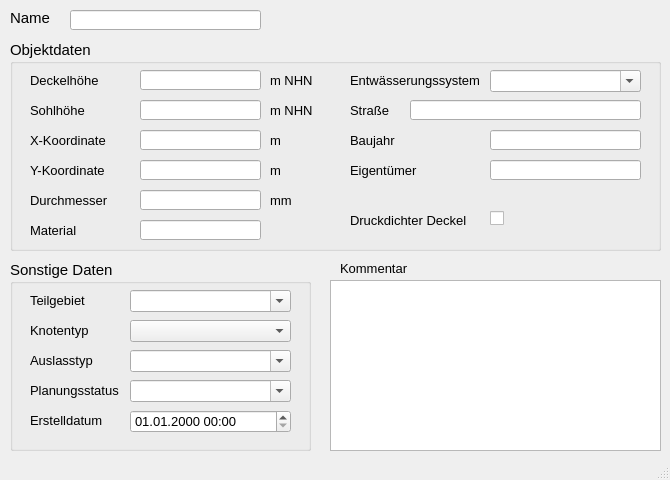
<?xml version="1.0" encoding="UTF-8"?>
<ui version="4.0">
 <class>MainWindow</class>
 <widget class="QMainWindow" name="MainWindow">
  <property name="enabled">
   <bool>true</bool>
  </property>
  <property name="geometry">
   <rect>
    <x>0</x>
    <y>0</y>
    <width>670</width>
    <height>480</height>
   </rect>
  </property>
  <property name="minimumSize">
   <size>
    <width>670</width>
    <height>480</height>
   </size>
  </property>
  <property name="font">
   <font>
    <family>Tahoma</family>
    <pointsize>10</pointsize>
   </font>
  </property>
  <property name="windowTitle">
   <string>Auslass</string>
  </property>
  <widget class="QWidget" name="centralwidget">
   <widget class="QLabel" name="label">
    <property name="geometry">
     <rect>
      <x>10</x>
      <y>10</y>
      <width>46</width>
      <height>16</height>
     </rect>
    </property>
    <property name="font">
     <font>
      <family>Tahoma</family>
      <pointsize>11</pointsize>
     </font>
    </property>
    <property name="text">
     <string>Name</string>
    </property>
   </widget>
   <widget class="QLabel" name="label_14">
    <property name="geometry">
     <rect>
      <x>340</x>
      <y>260</y>
      <width>81</width>
      <height>16</height>
     </rect>
    </property>
    <property name="font">
     <font>
      <family>Tahoma</family>
      <pointsize>10</pointsize>
     </font>
    </property>
    <property name="text">
     <string>Kommentar</string>
    </property>
   </widget>
   <widget class="QTextEdit" name="kommentar">
    <property name="geometry">
     <rect>
      <x>330</x>
      <y>280</y>
      <width>331</width>
      <height>171</height>
     </rect>
    </property>
    <property name="minimumSize">
     <size>
      <width>0</width>
      <height>0</height>
     </size>
    </property>
    <property name="font">
     <font>
      <family>Tahoma</family>
      <pointsize>10</pointsize>
     </font>
    </property>
    <property name="toolTip">
     <string>&lt;html&gt;&lt;head/&gt;&lt;body&gt;&lt;p&gt;Platz für zusätzliche Kommentare.&lt;/p&gt;&lt;/body&gt;&lt;/html&gt;</string>
    </property>
    <property name="statusTip">
     <string>Platz für zusätzliche Kommentare.</string>
    </property>
   </widget>
   <widget class="QLineEdit" name="schnam">
    <property name="geometry">
     <rect>
      <x>70</x>
      <y>10</y>
      <width>191</width>
      <height>20</height>
     </rect>
    </property>
    <property name="font">
     <font>
      <family>Tahoma</family>
      <pointsize>11</pointsize>
     </font>
    </property>
    <property name="toolTip">
     <string>&lt;html&gt;&lt;head/&gt;&lt;body&gt;&lt;p&gt;Eindeutige Bezeichnung&lt;/p&gt;&lt;/body&gt;&lt;/html&gt;</string>
    </property>
    <property name="statusTip">
     <string>Eindeutige Bezeichnung</string>
    </property>
   </widget>
   <widget class="QGroupBox" name="groupBox_3">
    <property name="geometry">
     <rect>
      <x>10</x>
      <y>260</y>
      <width>301</width>
      <height>191</height>
     </rect>
    </property>
    <property name="font">
     <font>
      <family>Tahoma</family>
      <pointsize>11</pointsize>
     </font>
    </property>
    <property name="title">
     <string>Sonstige Daten</string>
    </property>
    <widget class="QLabel" name="label_15">
     <property name="geometry">
      <rect>
       <x>20</x>
       <y>30</y>
       <width>101</width>
       <height>20</height>
      </rect>
     </property>
     <property name="font">
      <font>
       <family>Tahoma</family>
       <pointsize>10</pointsize>
      </font>
     </property>
     <property name="text">
      <string>Teilgebiet</string>
     </property>
     <property name="buddy">
      <cstring>simstatus</cstring>
     </property>
    </widget>
    <widget class="QLabel" name="label_16">
     <property name="geometry">
      <rect>
       <x>20</x>
       <y>120</y>
       <width>101</width>
       <height>21</height>
      </rect>
     </property>
     <property name="font">
      <font>
       <family>Tahoma</family>
       <pointsize>10</pointsize>
      </font>
     </property>
     <property name="text">
      <string>Planungsstatus</string>
     </property>
     <property name="buddy">
      <cstring>simstatus</cstring>
     </property>
    </widget>
    <widget class="QLabel" name="label_71">
     <property name="geometry">
      <rect>
       <x>20</x>
       <y>150</y>
       <width>101</width>
       <height>21</height>
      </rect>
     </property>
     <property name="font">
      <font>
       <family>Tahoma</family>
       <pointsize>10</pointsize>
      </font>
     </property>
     <property name="text">
      <string>Erstelldatum</string>
     </property>
    </widget>
    <widget class="QComboBox" name="teilgebiet">
     <property name="geometry">
      <rect>
       <x>120</x>
       <y>30</y>
       <width>161</width>
       <height>22</height>
      </rect>
     </property>
     <property name="font">
      <font>
       <family>Tahoma</family>
       <pointsize>10</pointsize>
      </font>
     </property>
     <property name="toolTip">
      <string>&lt;html&gt;&lt;head/&gt;&lt;body&gt;&lt;p&gt;zur Zuordnung auf ein selbstständig festgelegtes Teilgebiet&lt;/p&gt;&lt;/body&gt;&lt;/html&gt;</string>
     </property>
     <property name="statusTip">
      <string>zur Zuordnung auf ein selbstständig festgelegtes Teilgebiet</string>
     </property>
     <property name="editable">
      <bool>true</bool>
     </property>
    </widget>
    <widget class="QComboBox" name="simstatus">
     <property name="enabled">
      <bool>true</bool>
     </property>
     <property name="geometry">
      <rect>
       <x>120</x>
       <y>120</y>
       <width>161</width>
       <height>22</height>
      </rect>
     </property>
     <property name="font">
      <font>
       <family>Tahoma</family>
       <pointsize>10</pointsize>
      </font>
     </property>
     <property name="toolTip">
      <string>&lt;html&gt;&lt;head/&gt;&lt;body&gt;&lt;p&gt;aktueller Status (z.B. vorhanden, in Planung etc.)&lt;/p&gt;&lt;/body&gt;&lt;/html&gt;</string>
     </property>
     <property name="statusTip">
      <string>aktueller Status (z.B. vorhanden, in Planung etc.)</string>
     </property>
     <property name="editable">
      <bool>true</bool>
     </property>
    </widget>
    <widget class="QgsDateTimeEdit" name="createdat">
     <property name="geometry">
      <rect>
       <x>120</x>
       <y>150</y>
       <width>161</width>
       <height>23</height>
      </rect>
     </property>
     <property name="font">
      <font>
       <family>Tahoma</family>
       <pointsize>10</pointsize>
      </font>
     </property>
     <property name="currentSection">
      <enum>QDateTimeEdit::DaySection</enum>
     </property>
     <property name="displayFormat">
      <string>dd.MM.yyyy HH:mm</string>
     </property>
    </widget>
    <widget class="QLabel" name="label_26">
     <property name="geometry">
      <rect>
       <x>20</x>
       <y>60</y>
       <width>101</width>
       <height>20</height>
      </rect>
     </property>
     <property name="font">
      <font>
       <family>Tahoma</family>
       <pointsize>10</pointsize>
      </font>
     </property>
     <property name="text">
      <string>Knotentyp</string>
     </property>
     <property name="buddy">
      <cstring>simstatus</cstring>
     </property>
    </widget>
    <widget class="QComboBox" name="knotentyp">
     <property name="geometry">
      <rect>
       <x>120</x>
       <y>60</y>
       <width>161</width>
       <height>22</height>
      </rect>
     </property>
     <property name="toolTip">
      <string>&lt;html&gt;&lt;head/&gt;&lt;body&gt;&lt;p&gt;Besondere Lage im Kanalnetz z.B. Anfangsschacht&lt;/p&gt;&lt;/body&gt;&lt;/html&gt;</string>
     </property>
     <property name="statusTip">
      <string>Besondere Lage im Kanalnetz z.B. Anfangsschacht</string>
     </property>
    </widget>
    <widget class="QComboBox" name="auslasstyp">
     <property name="geometry">
      <rect>
       <x>120</x>
       <y>90</y>
       <width>161</width>
       <height>22</height>
      </rect>
     </property>
     <property name="font">
      <font>
       <family>Tahoma</family>
       <pointsize>10</pointsize>
      </font>
     </property>
     <property name="toolTip">
      <string>&lt;html&gt;&lt;head/&gt;&lt;body&gt;&lt;p&gt;Auslasstyp gem. HYSTEM-EXTRAN (z.B.: Frei, Normal, Konstant etc.)&lt;/p&gt;&lt;/body&gt;&lt;/html&gt;</string>
     </property>
     <property name="statusTip">
      <string>Auslasstyp gem. HYSTEM-EXTRAN (z.B.: Frei, Normal, Konstant etc.)</string>
     </property>
     <property name="editable">
      <bool>true</bool>
     </property>
    </widget>
    <widget class="QLabel" name="label_40">
     <property name="geometry">
      <rect>
       <x>20</x>
       <y>90</y>
       <width>91</width>
       <height>21</height>
      </rect>
     </property>
     <property name="font">
      <font>
       <family>Tahoma</family>
       <pointsize>10</pointsize>
      </font>
     </property>
     <property name="text">
      <string>Auslasstyp</string>
     </property>
    </widget>
   </widget>
   <widget class="QGroupBox" name="groupBox_2">
    <property name="geometry">
     <rect>
      <x>10</x>
      <y>40</y>
      <width>651</width>
      <height>211</height>
     </rect>
    </property>
    <property name="font">
     <font>
      <family>Tahoma</family>
      <pointsize>11</pointsize>
     </font>
    </property>
    <property name="title">
     <string>Objektdaten</string>
    </property>
    <widget class="QLabel" name="label_4">
     <property name="geometry">
      <rect>
       <x>20</x>
       <y>60</y>
       <width>81</width>
       <height>21</height>
      </rect>
     </property>
     <property name="font">
      <font>
       <family>Tahoma</family>
       <pointsize>10</pointsize>
      </font>
     </property>
     <property name="text">
      <string>Sohlhöhe</string>
     </property>
    </widget>
    <widget class="QLabel" name="label_13">
     <property name="geometry">
      <rect>
       <x>260</x>
       <y>90</y>
       <width>41</width>
       <height>21</height>
      </rect>
     </property>
     <property name="font">
      <font>
       <family>Tahoma</family>
       <pointsize>10</pointsize>
      </font>
     </property>
     <property name="text">
      <string>m</string>
     </property>
    </widget>
    <widget class="QLabel" name="label_17">
     <property name="geometry">
      <rect>
       <x>20</x>
       <y>30</y>
       <width>81</width>
       <height>21</height>
      </rect>
     </property>
     <property name="font">
      <font>
       <family>Tahoma</family>
       <pointsize>10</pointsize>
      </font>
     </property>
     <property name="text">
      <string>Deckelhöhe</string>
     </property>
    </widget>
    <widget class="QLabel" name="label_18">
     <property name="geometry">
      <rect>
       <x>260</x>
       <y>120</y>
       <width>41</width>
       <height>21</height>
      </rect>
     </property>
     <property name="font">
      <font>
       <family>Tahoma</family>
       <pointsize>10</pointsize>
      </font>
     </property>
     <property name="text">
      <string>m</string>
     </property>
    </widget>
    <widget class="QLabel" name="label_19">
     <property name="geometry">
      <rect>
       <x>20</x>
       <y>120</y>
       <width>81</width>
       <height>21</height>
      </rect>
     </property>
     <property name="font">
      <font>
       <family>Tahoma</family>
       <pointsize>10</pointsize>
      </font>
     </property>
     <property name="text">
      <string>Y-Koordinate</string>
     </property>
    </widget>
    <widget class="QLabel" name="label_20">
     <property name="geometry">
      <rect>
       <x>260</x>
       <y>60</y>
       <width>51</width>
       <height>21</height>
      </rect>
     </property>
     <property name="font">
      <font>
       <family>Tahoma</family>
       <pointsize>10</pointsize>
      </font>
     </property>
     <property name="text">
      <string>m NHN</string>
     </property>
    </widget>
    <widget class="QLabel" name="label_21">
     <property name="geometry">
      <rect>
       <x>260</x>
       <y>30</y>
       <width>51</width>
       <height>21</height>
      </rect>
     </property>
     <property name="font">
      <font>
       <family>Tahoma</family>
       <pointsize>10</pointsize>
      </font>
     </property>
     <property name="text">
      <string>m NHN</string>
     </property>
    </widget>
    <widget class="QLabel" name="label_22">
     <property name="geometry">
      <rect>
       <x>20</x>
       <y>90</y>
       <width>81</width>
       <height>21</height>
      </rect>
     </property>
     <property name="font">
      <font>
       <family>Tahoma</family>
       <pointsize>10</pointsize>
      </font>
     </property>
     <property name="text">
      <string>X-Koordinate</string>
     </property>
    </widget>
    <widget class="QLabel" name="label_2">
     <property name="geometry">
      <rect>
       <x>340</x>
       <y>60</y>
       <width>61</width>
       <height>21</height>
      </rect>
     </property>
     <property name="font">
      <font>
       <family>Tahoma</family>
       <pointsize>10</pointsize>
      </font>
     </property>
     <property name="text">
      <string>Straße</string>
     </property>
    </widget>
    <widget class="QLabel" name="label_44">
     <property name="geometry">
      <rect>
       <x>340</x>
       <y>30</y>
       <width>131</width>
       <height>21</height>
      </rect>
     </property>
     <property name="font">
      <font>
       <family>Tahoma</family>
       <pointsize>10</pointsize>
      </font>
     </property>
     <property name="text">
      <string>Entwässerungssystem</string>
     </property>
    </widget>
    <widget class="QLineEdit" name="sohlhoehe">
     <property name="geometry">
      <rect>
       <x>130</x>
       <y>60</y>
       <width>121</width>
       <height>20</height>
      </rect>
     </property>
     <property name="font">
      <font>
       <family>Tahoma</family>
       <pointsize>10</pointsize>
      </font>
     </property>
     <property name="toolTip">
      <string>&lt;html&gt;&lt;head/&gt;&lt;body&gt;&lt;p&gt;Höhe der Sohle&lt;/p&gt;&lt;/body&gt;&lt;/html&gt;</string>
     </property>
     <property name="statusTip">
      <string>Höhe der Sohle</string>
     </property>
    </widget>
    <widget class="QLineEdit" name="deckelhoehe">
     <property name="geometry">
      <rect>
       <x>130</x>
       <y>30</y>
       <width>121</width>
       <height>20</height>
      </rect>
     </property>
     <property name="font">
      <font>
       <family>Tahoma</family>
       <pointsize>10</pointsize>
      </font>
     </property>
     <property name="toolTip">
      <string>&lt;html&gt;&lt;head/&gt;&lt;body&gt;&lt;p&gt;Höhe des Kanaldeckels (i.d.R gleich Geländehöhe) &lt;/p&gt;&lt;/body&gt;&lt;/html&gt;</string>
     </property>
     <property name="statusTip">
      <string>Höhe des Kanaldeckels (i.d.R gleich Geländehöhe) </string>
     </property>
    </widget>
    <widget class="QLineEdit" name="x">
     <property name="geometry">
      <rect>
       <x>130</x>
       <y>90</y>
       <width>121</width>
       <height>20</height>
      </rect>
     </property>
     <property name="font">
      <font>
       <family>Tahoma</family>
       <pointsize>10</pointsize>
      </font>
     </property>
     <property name="toolTip">
      <string>&lt;html&gt;&lt;head/&gt;&lt;body&gt;&lt;p&gt;Lage-Koordinate (im Projektionssystem des Layers)&lt;/p&gt;&lt;/body&gt;&lt;/html&gt;</string>
     </property>
     <property name="statusTip">
      <string>Lage-Koordinate (im Projektionssystem des Layers)</string>
     </property>
     <property name="readOnly">
      <bool>true</bool>
     </property>
    </widget>
    <widget class="QLineEdit" name="y">
     <property name="geometry">
      <rect>
       <x>130</x>
       <y>120</y>
       <width>121</width>
       <height>20</height>
      </rect>
     </property>
     <property name="font">
      <font>
       <family>Tahoma</family>
       <pointsize>10</pointsize>
      </font>
     </property>
     <property name="toolTip">
      <string>&lt;html&gt;&lt;head/&gt;&lt;body&gt;&lt;p&gt;Lage-Koordinate (für Deutschland z.B ETRS89 / UTM Zone 32N) &lt;/p&gt;&lt;/body&gt;&lt;/html&gt;</string>
     </property>
     <property name="statusTip">
      <string>Lage-Koordinate (für Deutschland z.B ETRS89 / UTM Zone 32N)</string>
     </property>
     <property name="readOnly">
      <bool>true</bool>
     </property>
    </widget>
    <widget class="QLineEdit" name="strasse">
     <property name="geometry">
      <rect>
       <x>400</x>
       <y>60</y>
       <width>231</width>
       <height>20</height>
      </rect>
     </property>
     <property name="font">
      <font>
       <family>Tahoma</family>
       <pointsize>10</pointsize>
      </font>
     </property>
     <property name="toolTip">
      <string>&lt;html&gt;&lt;head/&gt;&lt;body&gt;&lt;p&gt;Straßenname&lt;/p&gt;&lt;/body&gt;&lt;/html&gt;</string>
     </property>
     <property name="statusTip">
      <string>Straßenname</string>
     </property>
    </widget>
    <widget class="QComboBox" name="entwart">
     <property name="geometry">
      <rect>
       <x>480</x>
       <y>30</y>
       <width>151</width>
       <height>22</height>
      </rect>
     </property>
     <property name="font">
      <font>
       <family>Tahoma</family>
       <pointsize>10</pointsize>
      </font>
     </property>
     <property name="toolTip">
      <string>&lt;html&gt;&lt;head/&gt;&lt;body&gt;&lt;p&gt;vorh. Entwässerungssystem (z.B. Mischwasser, Regenwasser etc.)&lt;/p&gt;&lt;/body&gt;&lt;/html&gt;</string>
     </property>
     <property name="statusTip">
      <string>vorh. Entwässerungssystem (z.B. Mischwasser, Regenwasser etc.)</string>
     </property>
     <property name="editable">
      <bool>true</bool>
     </property>
    </widget>
    <widget class="QLabel" name="label_23">
     <property name="geometry">
      <rect>
       <x>20</x>
       <y>150</y>
       <width>81</width>
       <height>21</height>
      </rect>
     </property>
     <property name="font">
      <font>
       <family>Tahoma</family>
       <pointsize>10</pointsize>
      </font>
     </property>
     <property name="text">
      <string>Durchmesser</string>
     </property>
    </widget>
    <widget class="QLineEdit" name="durchm">
     <property name="geometry">
      <rect>
       <x>130</x>
       <y>150</y>
       <width>121</width>
       <height>20</height>
      </rect>
     </property>
     <property name="toolTip">
      <string>&lt;html&gt;&lt;head/&gt;&lt;body&gt;&lt;p&gt;Standard-Durchmesser nach DIN&lt;/p&gt;&lt;/body&gt;&lt;/html&gt;</string>
     </property>
     <property name="statusTip">
      <string>Standard-Durchmesser nach DIN</string>
     </property>
    </widget>
    <widget class="QLabel" name="label_24">
     <property name="geometry">
      <rect>
       <x>20</x>
       <y>180</y>
       <width>81</width>
       <height>21</height>
      </rect>
     </property>
     <property name="font">
      <font>
       <family>Tahoma</family>
       <pointsize>10</pointsize>
      </font>
     </property>
     <property name="text">
      <string>Material</string>
     </property>
    </widget>
    <widget class="QLineEdit" name="material">
     <property name="geometry">
      <rect>
       <x>130</x>
       <y>180</y>
       <width>121</width>
       <height>20</height>
      </rect>
     </property>
     <property name="toolTip">
      <string>&lt;html&gt;&lt;head/&gt;&lt;body&gt;&lt;p&gt;Material des Schachtes (z.B. Beton, Gussstahl etc.)&lt;/p&gt;&lt;/body&gt;&lt;/html&gt;</string>
     </property>
     <property name="statusTip">
      <string>Material des Schachtes (z.B. Beton, Gussstahl etc.)</string>
     </property>
    </widget>
    <widget class="QLabel" name="label_6">
     <property name="geometry">
      <rect>
       <x>340</x>
       <y>90</y>
       <width>61</width>
       <height>21</height>
      </rect>
     </property>
     <property name="font">
      <font>
       <family>Tahoma</family>
       <pointsize>10</pointsize>
      </font>
     </property>
     <property name="text">
      <string>Baujahr</string>
     </property>
    </widget>
    <widget class="QLineEdit" name="baujahr">
     <property name="geometry">
      <rect>
       <x>480</x>
       <y>90</y>
       <width>151</width>
       <height>20</height>
      </rect>
     </property>
     <property name="toolTip">
      <string>&lt;html&gt;&lt;head/&gt;&lt;body&gt;&lt;p&gt;Baujahr&lt;/p&gt;&lt;/body&gt;&lt;/html&gt;</string>
     </property>
     <property name="statusTip">
      <string>Baujahr</string>
     </property>
    </widget>
    <widget class="QLabel" name="label_25">
     <property name="geometry">
      <rect>
       <x>260</x>
       <y>150</y>
       <width>41</width>
       <height>21</height>
      </rect>
     </property>
     <property name="font">
      <font>
       <family>Tahoma</family>
       <pointsize>10</pointsize>
      </font>
     </property>
     <property name="text">
      <string>mm</string>
     </property>
    </widget>
    <widget class="QLabel" name="label_7">
     <property name="geometry">
      <rect>
       <x>340</x>
       <y>120</y>
       <width>71</width>
       <height>21</height>
      </rect>
     </property>
     <property name="font">
      <font>
       <family>Tahoma</family>
       <pointsize>10</pointsize>
      </font>
     </property>
     <property name="text">
      <string>Eigentümer</string>
     </property>
    </widget>
    <widget class="QLineEdit" name="eigentum">
     <property name="geometry">
      <rect>
       <x>480</x>
       <y>120</y>
       <width>151</width>
       <height>20</height>
      </rect>
     </property>
     <property name="toolTip">
      <string>&lt;html&gt;&lt;head/&gt;&lt;body&gt;&lt;p&gt;Eigentürmer&lt;/p&gt;&lt;/body&gt;&lt;/html&gt;</string>
     </property>
     <property name="statusTip">
      <string>Eigentürmer</string>
     </property>
    </widget>
    <widget class="QLabel" name="label_8">
     <property name="geometry">
      <rect>
       <x>340</x>
       <y>170</y>
       <width>121</width>
       <height>21</height>
      </rect>
     </property>
     <property name="font">
      <font>
       <family>Tahoma</family>
       <pointsize>10</pointsize>
      </font>
     </property>
     <property name="text">
      <string>Druckdichter Deckel</string>
     </property>
    </widget>
    <widget class="QCheckBox" name="druckdicht">
     <property name="geometry">
      <rect>
       <x>480</x>
       <y>170</y>
       <width>21</width>
       <height>17</height>
      </rect>
     </property>
     <property name="toolTip">
      <string>&lt;html&gt;&lt;head/&gt;&lt;body&gt;&lt;p&gt;Wenn Druckdeckel vorhanden sind auswählen.&lt;/p&gt;&lt;/body&gt;&lt;/html&gt;</string>
     </property>
     <property name="statusTip">
      <string>Wenn Druckdeckel vorhanden sind auswählen.</string>
     </property>
     <property name="text">
      <string/>
     </property>
    </widget>
   </widget>
  </widget>
  <widget class="QMenuBar" name="menubar">
   <property name="geometry">
    <rect>
     <x>0</x>
     <y>0</y>
     <width>670</width>
     <height>22</height>
    </rect>
   </property>
  </widget>
  <widget class="QStatusBar" name="statusbar"/>
 </widget>
 <customwidgets>
  <customwidget>
   <class>QgsDateTimeEdit</class>
   <extends>QDateTimeEdit</extends>
   <header>qgsdatetimeedit.h</header>
  </customwidget>
 </customwidgets>
 <tabstops>
  <tabstop>schnam</tabstop>
  <tabstop>auslasstyp</tabstop>
  <tabstop>x</tabstop>
  <tabstop>y</tabstop>
  <tabstop>sohlhoehe</tabstop>
  <tabstop>deckelhoehe</tabstop>
  <tabstop>simstatus</tabstop>
  <tabstop>entwart</tabstop>
  <tabstop>teilgebiet</tabstop>
  <tabstop>strasse</tabstop>
  <tabstop>createdat</tabstop>
  <tabstop>kommentar</tabstop>
 </tabstops>
 <resources/>
 <connections/>
</ui>
